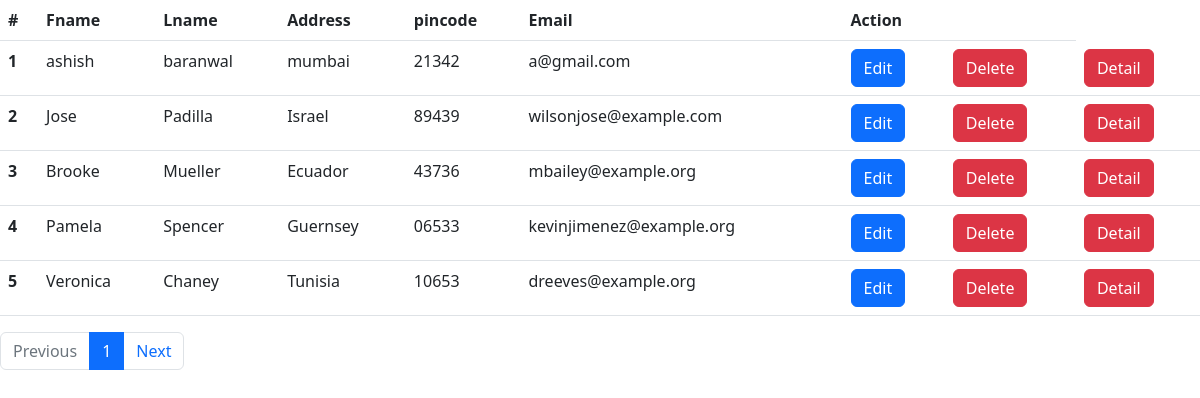
Page /list/ on the committed database.
### app1/models.py (models this page shows, shortened)
class Student(models.Model):
    fname = models.CharField(max_length=50)
    lname = models.CharField(max_length=50)
    address = models.CharField(max_length=50)
    pincode = models.CharField(max_length=50)
    email = models.EmailField(max_length=254)

### app1/views.py (the view)
# urls.py: path('list/', lists, name='lists'),
def lists(request):
    s_list = Student.objects.all().order_by('-id')
    paginator = Paginator(s_list, 5)
    page_number = request.GET.get('page')
    page_obj = paginator.get_page(page_number)
    return render(request,'list.html',{'page_obj':page_obj})

### app1/templates/list.html (shortened to what this page needs)
{% extends './base.html' %}
{% block contant %}
<table class="table">
    <thead>
      <tr>
        <th scope="col">#</th>
        <th scope="col">Fname</th>
        <th scope="col">Lname</th>
        <th scope="col">Address</th>
        <th scope="col">pincode</th>
        <th scope="col">Email</th>
        <th colspan="2">Action</th>
      </tr>
    </thead>
    <tbody>
        {% for i in page_obj.object_list %}
      <tr>
        <th scope="row">{{forloop.counter}}</th>
        <td>{{i.fname}}</td>
        <td>{{i.lname}}</td>
        <td>{{i.address}}</td>
        <td>{{i.pincode}}</td>
        <td>{{i.email}}</td>
        <td><a href="{% url 'edits' i.id %}" class="btn btn-primary">Edit</a></td>
        <td><a href="{% url 'deletes' i.id %}" class="btn btn-danger">Delete</a></td>
        <td><a href="{% url 'details' i.id %}" class="btn btn-danger">Detail</a></td>
      </tr>
      {% endfor %}
    </tbody>
  </table>
  <nav aria-label="...">
    <ul class="pagination">
      {%if page_obj.has_previous %}
      <li class="page-item ">
        <a href="?page={{page_obj.previous_page_number}}" class="page-link">Previous</a>
      </li>
      {% else %}
      <li class="page-item disabled">
        <a class="page-link">Previous</a>
      </li>
      {% endif %}
      <li class="page-item active" aria-current="page">
        <a class="page-link" href="#">{{page_obj.number}}<span class="visually-hidden">(current)</span></a>
      </li>
      {%if page_obj.has_next %}
      <li class="page-item">
        <a class="page-link" href="?page={{page_obj.next_page_number}}">Next</a>
      </li>
      {% else %}
      <li class="page-item disabled">
        <a class="page-link">Next</a>
      </li>
      {% endif %}
    </ul>
  </nav>
{% endblock contant %}

### app1/templates/base.html (shortened to what this page needs)
{% load static %}
<!DOCTYPE html>
<html lang="en">
<head>
    <link href="https://cdn.jsdelivr.net/npm/bootstrap@5.2.0/dist/css/bootstrap.min.css" rel="stylesheet">
</head>
<body>
    {% block contant %}
    {% endblock contant %}
</body>
</html>

### rows in the picture
Student: fname "ashish", lname "baranwal", address "mumbai", pincode "21342", email "a@gmail.com"
Student: fname "Jose", lname "Padilla", address "Israel", pincode "89439", email "wilsonjose@example.com"
Student: fname "Brooke", lname "Mueller", address "Ecuador", pincode "43736", email "mbailey@example.org"
Student: fname "Pamela", lname "Spencer", address "Guernsey", pincode "06533", email "kevinjimenez@example.org"
Student: fname "Veronica", lname "Chaney", address "Tunisia", pincode "10653", email "dreeves@example.org"

### other values in the picture
{{ page_obj.number }} "1"
